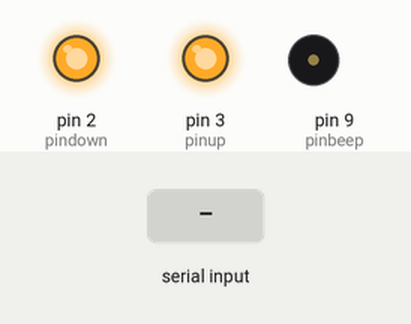
A program run on a simulated Arduino Uno, built with avr-gcc and run on an emulated ATmega328P. Shown: output pins drawn as LEDs (lit = HIGH), buzzer (waves = sounding). The test bench sets the inputs (shaded band). What the program prints to the serial monitor is not drawn.

Above: at 1.4 s.
1.5 s: "1" received over Serial
At 2.4 s:
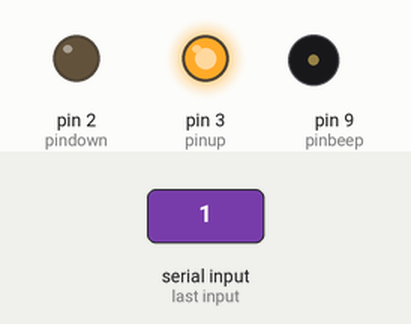
3.0 s: "2" received over Serial
At 3.5 s:
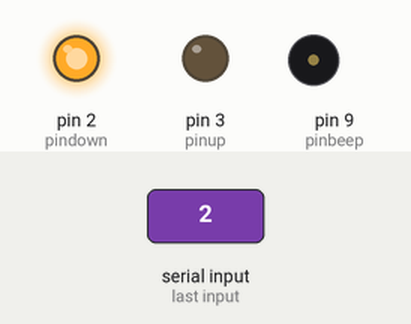
4.5 s: "3" received over Serial
At 4.68 s:
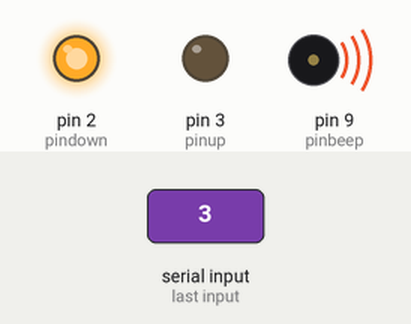
6.3 s: "0" received over Serial
At 7.2 s:
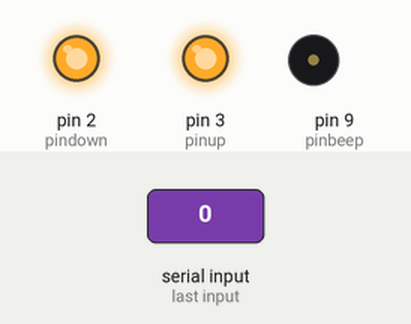
Timing chart, 0 to 8.8 s (numbered marks = the images above; inputs shaded):
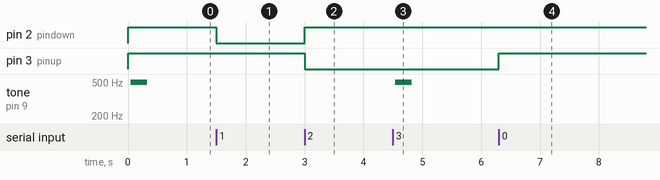

Measured:
- after the input at 1.5 s, pin 2 (pindown): HIGH → LOW at once
- after the input at 3.0 s, pin 2 (pindown): LOW → HIGH at once; pin 3 (pinup): HIGH → LOW at once
- after the input at 4.5 s, tone on pin 9 (pinbeep): silent → 497 Hz at once, → silent 0.28 s later
- after the input at 6.3 s, pin 3 (pinup): LOW → HIGH at once

The program:

main.cpp
```cpp
#include <Arduino.h>
#define F_CPU 16000000UL


#include <Arduino.h>

#define pinup 3
#define pindown 2
#define speed 115200
#define pinbeep 9


int inChar;

void beep(int t1,int t2){
  #ifdef pinbeep
   unsigned long h;
   h=millis();
   while (millis()-h<(unsigned int)(t1)){
    digitalWrite(pinbeep,HIGH);
    delayMicroseconds(t2);
    digitalWrite(pinbeep,LOW);
    delayMicroseconds(t2);
   }
   digitalWrite(pinbeep,LOW);
  #endif
 }
void shortbeep(void){
  beep(50,100);
 }
void longbeep(void){
  beep(250,1000);
 }
void dshortbeep(void){
  shortbeep();
  delay(50);
  shortbeep();
 }


void upoff(){
 digitalWrite(pinup,HIGH);
}
void downoff(){
 digitalWrite(pindown,HIGH);
}
void upon(){
 digitalWrite(pinup,LOW);
}
void downon(){
 digitalWrite(pindown,LOW);
}

void setup() {
  Serial.begin(speed);
  pinMode(pinup,OUTPUT);
  upoff();
  pinMode(pindown,OUTPUT);
  downoff();
  pinMode(pinbeep,OUTPUT);
  beep(250,1000);
}

void loop() {
if (Serial.available()) {
 inChar = Serial.read();
 Serial.write(inChar);
}
  switch (inChar) {
  case 48:  upoff();downoff();Serial.print("0");inChar = 255;break;
  case 49:  upoff();downon();Serial.print("1");inChar = 255;break;
  case 50:  downoff();upon();Serial.print("2");inChar = 255;break;
  case 51:  longbeep();Serial.print("3");inChar = 255;break;
  case 52:  longbeep();Serial.print("4");inChar = 255;break;
  case 53:  longbeep();Serial.print("5");inChar = 255;break;
  }
}
```
